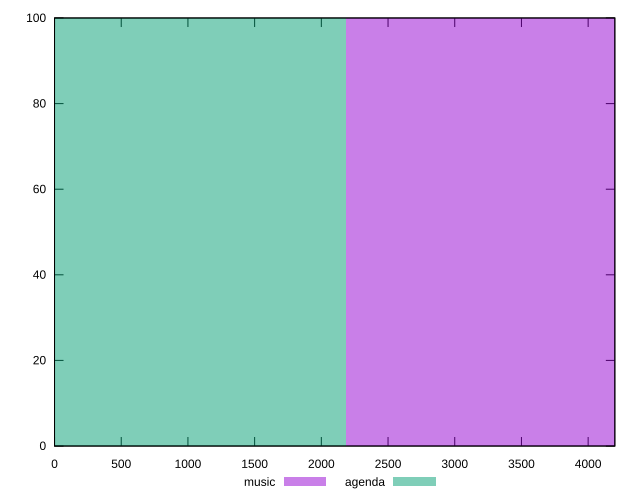

Write gnuplot code to recreate this figure.
reset

$music <<EOF
4369.323785988184 100
EOF

$agenda <<EOF
0 100
EOF

set key outside below
set boxwidth 4369.323785988184
set xrange [0:4200]
set yrange [0:100]
set trange [0:100]
set style fill transparent solid 0.5 noborder
set terminal svg size 640, 500 enhanced background rgb 'white'
set output "reports/report_00032_2021-02-25T10-28-15.087Z/unused-javascript/comparison/histogram/0_vs_1.svg"

plot $music title "music" with boxes, \
     $agenda title "agenda" with boxes

reset
